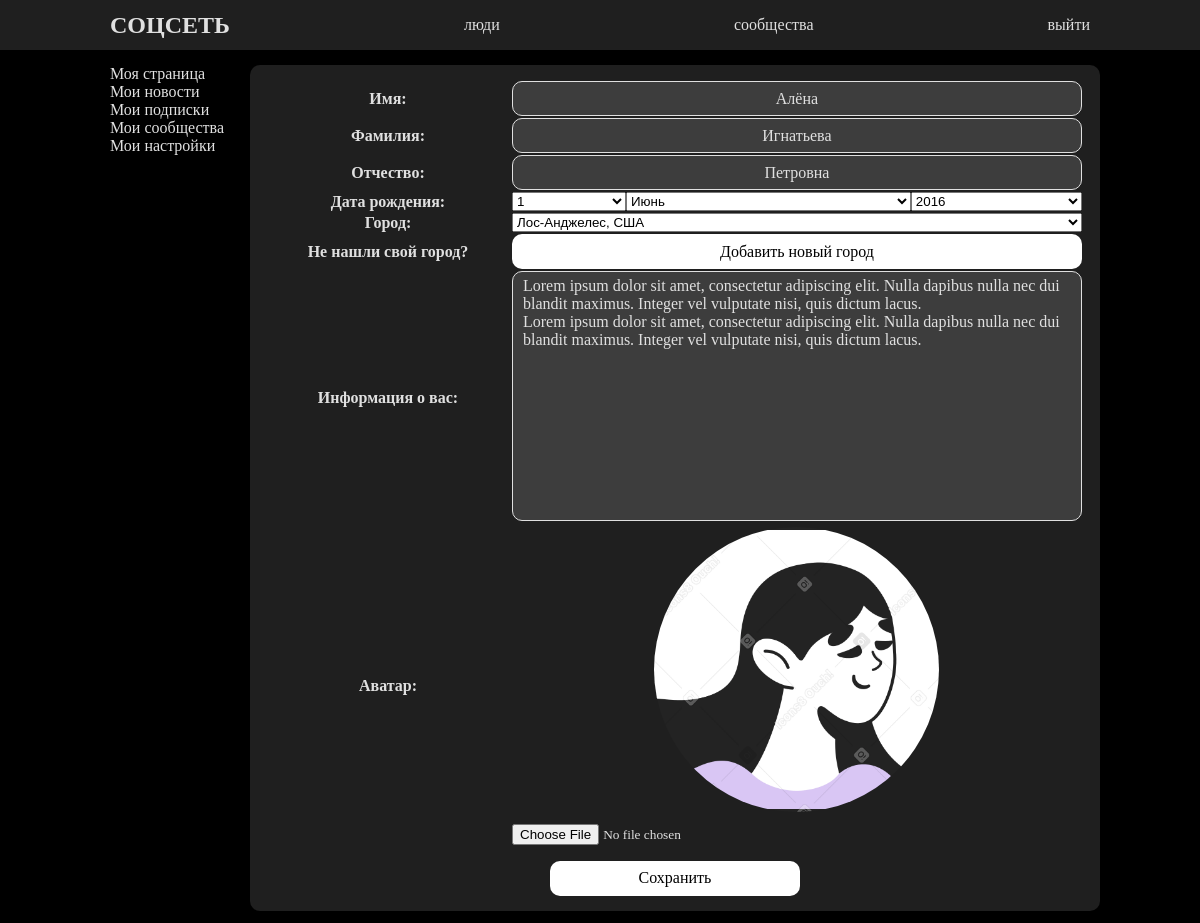
The app's page /profileupdate/ (signed in) with its own data.
### socialapp/models.py (models this page shows, shortened)
class Profile(models.Model):
    user = models.OneToOneField(User, on_delete=models.CASCADE)
    name = models.CharField(max_length=100, verbose_name='Имя')
    surname = models.CharField(max_length=100, verbose_name='Фамилия')
    secondname = models.CharField(max_length=100, null=True, blank=True, verbose_name='Отчество')
    city = models.ForeignKey(City, on_delete=models.SET_NULL, null=True, blank=True, verbose_name='Город')
    birthdate = models.DateField(null=True, blank=True, verbose_name='Дата рождения')
    avatar = models.ImageField(upload_to=avatar_upload_to, null=True, blank=True, verbose_name='Аватар')
    bio = models.TextField(max_length=500, null=True, blank=True, verbose_name='Информация')
    following = models.ManyToManyField('self', related_name='followers', symmetrical=False, blank=True, verbose_name='Подписки')
    slug = models.SlugField(unique=True, default=None, verbose_name='URL')

### socialapp/views.py (the view, shortened to what this page needs)
# urls.py: path('profileupdate/', views.profileupdate, name='profileupdate'),
@login_required()
def profileupdate(req):
    profile = Profile.objects.get(user_id=req.user.id)
    form = ProfileUpdate(initial={'name': profile.name, 'surname': profile.surname, 'secondname': profile.secondname,
                                  'birthdate': profile.birthdate, 'city': profile.city_id, 'bio': profile.bio,
                                  'avatar': profile.avatar})
    return render(req, 'socialapp/profile_update.html', context={'form': form, 'profile': profile})

### socialapp/models.py (called while the page is built)
    def __str__(self):
        return f'{self.name}'

    def __str__(self):
        return f'{self.name}, {self.country.name}'

### templates/socialapp/profile_update.html (shortened to what this page needs)
{% extends 'base.html' %}
{% load static %}
{% block css %}
    <link rel="stylesheet" href="{% static 'css/profile.css' %}">
{% endblock css %}
{% block main %}
        <div class="main-div">
            <div class="text-center card-simple">
                <form method="post" novalidate enctype="multipart/form-data">
                    <table class="margin-auto margin-bottom15 profile-update-table">
                        <tr>
                            <th>{{ form.name.label_tag }}</th>
                            <td>{{ form.name }}</td>
                            <td>{{ form.name.errors }}</td>
                        </tr>
                        <tr>
                            <th>{{ form.surname.label_tag }}</th>
                            <td>{{ form.surname }}</td>
                            <td>{{ form.surname.errors }}</td>
                        </tr>
                        <tr>
                            <th>{{ form.secondname.label_tag }}</th>
                            <td>{{ form.secondname }}</td>
                            <td>{{ form.secondname.errors }}</td>
                        </tr>
                        <tr>
                            <th>{{ form.birthdate.label_tag }}</th>
                            <td>{{ form.birthdate }}</td>
                            <td>{{ form.birthdate.errors }}</td>
                        </tr>
                        <tr id="id_city_tr">
                            <th>{{ form.city.label_tag }}</th>
                            <td>{{ form.city }}</td>
                            <td>{{ form.city.errors }}</td>
                        </tr>
                        <tr>
                            <th>Не нашли свой город?</th>
                            <td>
                                <button type="button" id="add_new_city">Добавить новый город</button>
                            </td>
                        </tr>
                        <tr>
                            <th>{{ form.bio.label_tag }}</th>
                            <td>{{ form.bio }}</td>
                            <td>{{ form.bio.errors }}</td>
                        </tr>
                        <tr>
                            <th rowspan="2">{{ form.avatar.label_tag }}</th>
                            <td>
                                <div class="avatar margin-auto"><img src="{{ profile.avatar.url }}" alt="avatar"></div>
                            </td>
                        </tr>
                        <tr>
                            <td><input type="file" name="avatar" accept="image/*" required="" id="id_avatar"></td>
                        </tr>
                    </table>
                    <input type="submit" value="Сохранить">
                </form>
            </div>
        </div>
{% endblock main %}

### socialapp/static/css/main.css (style rules this page uses)
*, *::before, *::after { box-sizing: border-box; }
body { margin: 55px 0 0; box-sizing: border-box; background-color: black; font-family: "Malgun Gothic"; color: #e0e0e0; font-size: medium; }
input[type=text], input[type=password], input[type=email], textarea { font-family: inherit; font-size: inherit; line-height: inherit; margin: 0; background-color: #3d3d3d; color: inherit; border: 1px solid #e0e0e0; border-radius: 10px; height: 35px; width: 100%; padding: 5px 10px; text-align: center; }
textarea { height: 250px; text-align: left; resize: none; }
button, input[type=submit] { font-family: inherit; font-size: inherit; line-height: inherit; background-color: #ffffff; border-radius: 10px; border: none; height: 35px; width: 250px; cursor: pointer; }
input[type=file] { overflow: hidden; font-family: inherit; display: inline-block; width: 250px; text-align: left; }
#id_birthdate_month { width: 50%; }
#id_birthdate_day { width: 20%; }
#id_birthdate_year { width: 30%; }
#id_city, #id_country { width: 100%; }
.card-simple { background-color: #1f1f1f; padding: 15px; margin-bottom: 15px !important; border-radius: 10px; position: relative; }
.margin-auto { margin: auto; }
.margin-bottom15 { margin-bottom: 15px; }
.text-center { text-align: center; }
.main-div { width: 85%; padding-top: 10px; }
.main-div table { text-align: left; }
table { width: 100%; border-collapse: collapse; }

### socialapp/static/css/profile.css (style rules this page uses)
.avatar, .avatar-small { aspect-ratio: 1 / 1; overflow: hidden; border-radius: 50%; display: flex; flex-direction: row; align-items: center; }
.avatar { width: 100%; margin-bottom: 10px; }
.avatar img, .avatar-small img { object-fit: cover; width: 100%; height: 100%; position: center; }
table { width: 100%; border-collapse: collapse; }
th { width: 25%; vertical-align: top; }
.profile-update-table th { width: 30%; text-align: center; vertical-align: middle; }
.profile-update-table button { width: 100%; }
.profile-update-table .avatar { width: 50%; }

### records on screen
Profile: name "Алёна", surname "Игнатьева", secondname "Петровна", city "Лос-Анджелес, США", bio "Lorem ipsum dolor sit amet, consectetur adipiscing elit. Nulla dapibus nulla nec dui blandit maximus. Integer vel vulputate nisi, quis dictum lacus. Lorem ipsum dolor sit amet, consectetur adipiscing elit. Nulla dapibus nulla nec dui blandit maximus. Integer vel vulputate nisi, quis dictum lacus.", avatar (picture)
